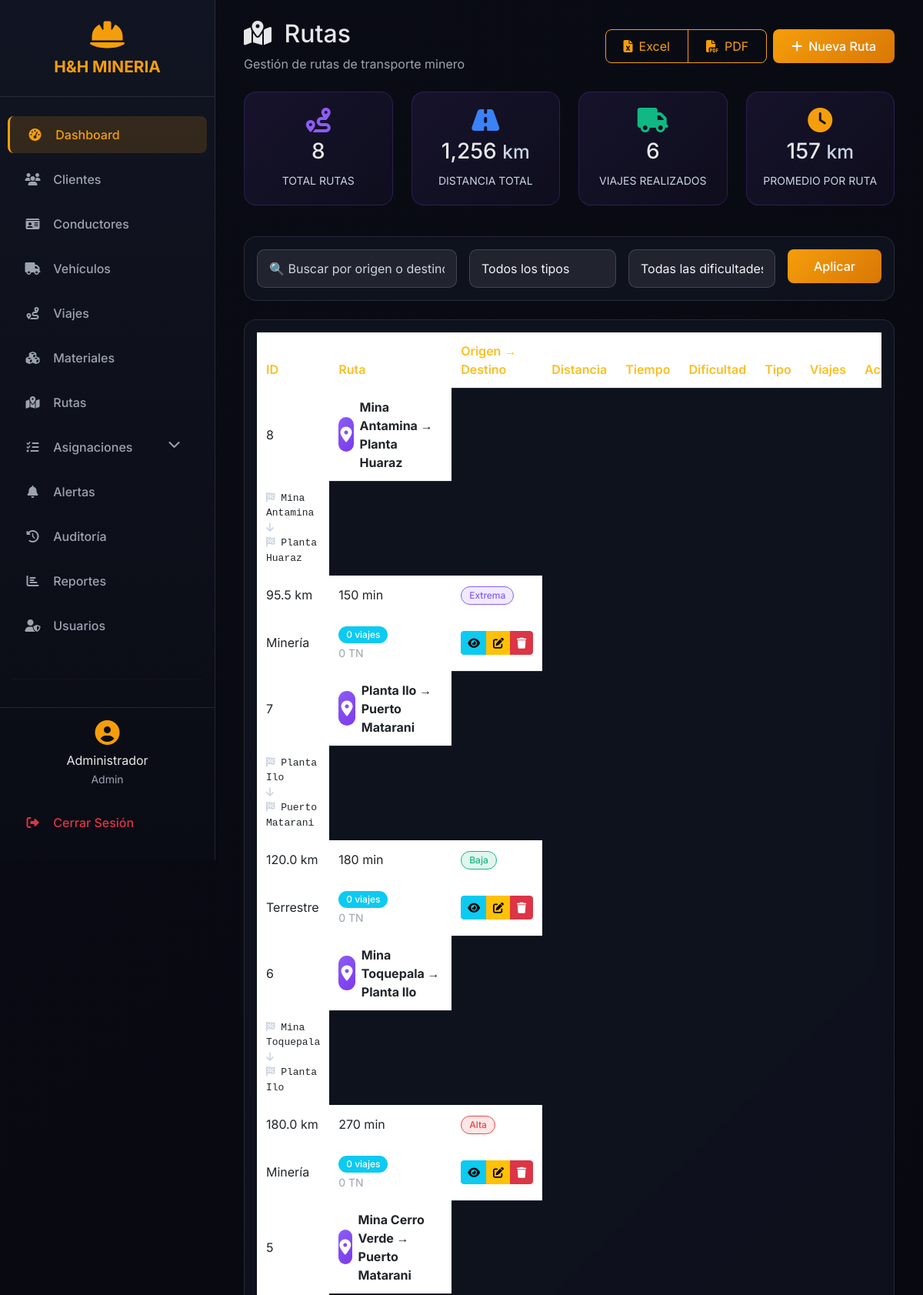
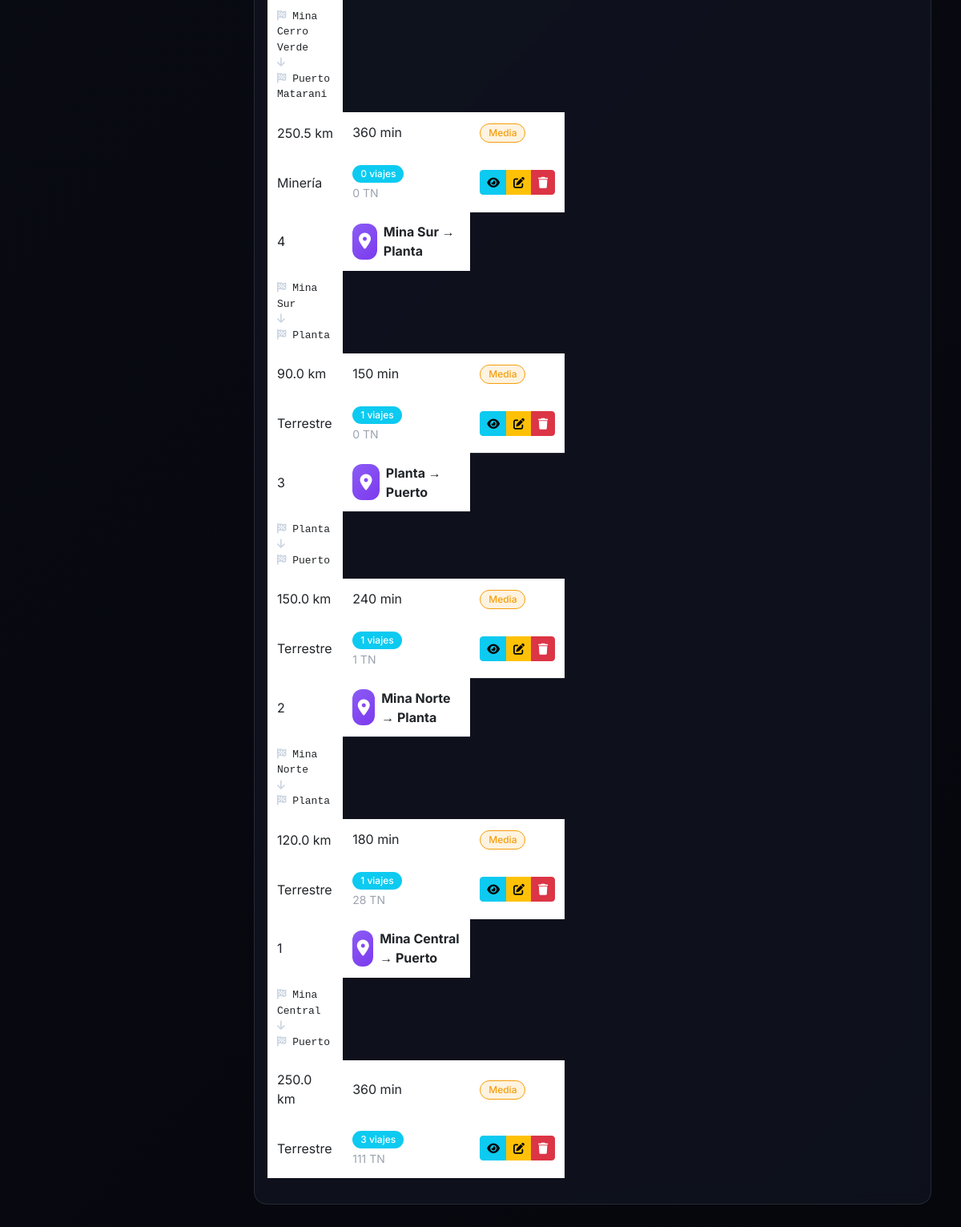
/modules/rutas/index.php (signed in), run on the app's committed database (2 pictures, top to bottom).
### tables this page shows
CREATE TABLE `rutas` (
  `id` int(11) NOT NULL,
  `origen` varchar(100) NOT NULL,
  `destino` varchar(100) NOT NULL,
  `distancia` decimal(10,2) DEFAULT NULL,
  `tiempo_estimado` int(11) DEFAULT NULL,
  `estado` tinyint(4) DEFAULT 1,
  `created_at` timestamp NOT NULL DEFAULT current_timestamp(),
  `updated_at` timestamp NOT NULL DEFAULT current_timestamp() ON UPDATE current_timestamp(),
  `tipo` varchar(50) DEFAULT 'Terrestre',
  `dificultad` enum('baja','media','alta','extrema') DEFAULT 'media',
  `peligrosidad` enum('baja','media','alta') DEFAULT 'media',
  `restriccion_peso` decimal(10,2) DEFAULT NULL,
  `restriccion_altura` decimal(5,2) DEFAULT NULL,
  `puntos_intermedios` text DEFAULT NULL,
  `coordenadas_origen` varchar(100) DEFAULT NULL,
  `coordenadas_destino` varchar(100) DEFAULT NULL,
  `condiciones` text DEFAULT NULL,
  `ultimo_mantenimiento` date DEFAULT NULL,
  `total_viajes` int(11) DEFAULT 0
);

### modules/rutas/index.php (the view, shortened to what this page needs)
<?php
$conn = getConnection();
$search = $_GET['search'] ?? '';
$query = "SELECT r.*,
          (SELECT COUNT(*) FROM viajes WHERE ruta_id = r.id) as total_viajes,
          (SELECT SUM(peso) FROM viajes WHERE ruta_id = r.id) as total_peso
          FROM rutas r WHERE r.estado = 1";
$params = [];
$query .= " ORDER BY r.id DESC";
$stmt = $conn->prepare($query);
$stmt->execute($params);
$rutas = $stmt->fetchAll(PDO::FETCH_ASSOC);
$total = count($rutas);
$distancia_total = array_sum(array_column($rutas, 'distancia'));
$viajes_totales = array_sum(array_column($rutas, 'total_viajes'));
?>
<?php include '../../includes/header.php'; ?>
<div class="container-fluid">
    <div class="d-flex justify-content-between align-items-center mb-4 flex-wrap gap-3">
        <div>
            <h2><i class="fas fa-map-marked-alt me-2"></i> Rutas</h2>
            <p class="text-muted mb-0">Gestión de rutas de transporte minero</p>
        </div>
        <div class="d-flex gap-2">
            <div class="btn-group">
                <button class="btn btn-gradient-outline" id="btnExportExcel"><i class="fas fa-file-excel me-2"></i>Excel</button>
                <button class="btn btn-gradient-outline" id="btnExportPDF"><i class="fas fa-file-pdf me-2"></i>PDF</button>
            </div>
            <button class="btn btn-gradient" data-bs-toggle="modal" data-bs-target="#modalRuta" onclick="limpiarFormulario()">
                <i class="fas fa-plus me-2"></i>Nueva Ruta
            </button>
        </div>
    </div>
    <div class="row mb-4">
        <div class="col-md-3 mb-3">
            <div class="stat-card-ruta">
                <i class="fas fa-route fa-2x mb-2" style="color: #8b5cf6;"></i>
                <h3><?php echo $total; ?></h3>
                <small>TOTAL RUTAS</small>
            </div>
        </div>
        <div class="col-md-3 mb-3">
            <div class="stat-card-ruta">
                <i class="fas fa-road fa-2x mb-2" style="color: #3b82f6;"></i>
                <h3><?php echo number_format($distancia_total, 0); ?> <small>km</small></h3>
                <small>DISTANCIA TOTAL</small>
            </div>
        </div>
        <div class="col-md-3 mb-3">
            <div class="stat-card-ruta">
                <i class="fas fa-truck fa-2x mb-2" style="color: #10b981;"></i>
                <h3><?php echo $viajes_totales; ?></h3>
                <small>VIAJES REALIZADOS</small>
            </div>
        </div>
        <div class="col-md-3 mb-3">
            <div class="stat-card-ruta">
                <i class="fas fa-clock fa-2x mb-2" style="color: #f59e0b;"></i>
                <h3><?php echo round($distancia_total / max($total, 1), 1); ?> <small>km</small></h3>
                <small>PROMEDIO POR RUTA</small>
            </div>
        </div>
    </div>
    <div class="card-glass p-3 mb-4">
        <div class="row g-3">
            <div class="col-md-4">
                <input type="text" id="searchInput" class="form-control" placeholder="🔍 Buscar por origen o destino..." value="<?php echo htmlspecialchars($search); ?>">
            </div>
            <div class="col-md-3">
                <select id="tipoFilter" class="form-select">
                    <option value="">Todos los tipos</option>
                </select>
            </div>
            <div class="col-md-3">
                <select id="dificultadFilter" class="form-select">
                    <option value="">Todas las dificultades</option>
                </select>
            </div>
            <div class="col-md-2">
                <button id="applyFiltersBtn" class="btn btn-gradient w-100">Aplicar</button>
            </div>
        </div>
    </div>
    <div class="card-glass p-3">
        <div class="table-responsive">
            <table class="table table-glass" id="tablaRutas">
                <thead>
                    <tr>
                        <th style="width: 50px">ID</th>
                        <th>Ruta</th>
                        <th>Origen → Destino</th>
                        <th>Distancia</th>
                        <th>Tiempo</th>
                        <th>Dificultad</th>
                        <th>Tipo</th>
                        <th>Viajes</th>
                        <th>Acciones</th>
                    </tr>
                </thead>
                <tbody>
                    <?php if (empty($rutas)): ?>
                        <tr><td colspan="9" class="text-center text-muted py-4">No hay rutas registradas</td></tr>
                    <?php else: ?>
                        <?php foreach ($rutas as $r): ?>
                        <tr>
                            <td><?php echo $r['id']; ?></td>
                            <td>
                                <div class="d-flex align-items-center gap-2">
                                    <div class="ruta-icon"><i class="fas fa-map-marker-alt"></i></div>
                                    <div>
                                        <strong><?php echo $r['origen']; ?> → <?php echo $r['destino']; ?></strong>
                                    </div>
                                </div>
                             </tr>
                            <td>
                                <div class="ruta-origen-destino">
                                    <i class="fas fa-flag-checkered text-muted"></i> <?php echo $r['origen']; ?><br>
                                    <i class="fas fa-arrow-down text-muted"></i><br>
                                    <i class="fas fa-flag-checkered text-muted"></i> <?php echo $r['destino']; ?>
                                </div>
                            <td><?php echo number_format($r['distancia'], 1); ?> km</td>
                            <td><?php echo $r['tiempo_estimado']; ?> min</td>
                            <td>
                                <span class="badge dificultad-<?php echo $r['dificultad']; ?>">
                                    <?php echo ucfirst($r['dificultad']); ?>
                                </span>
                            <td><span class="categoria-tag"><?php echo $r['tipo']; ?></span></td>
                            <td>
                                <span class="badge bg-info"><?php echo $r['total_viajes']; ?> viajes</span>
                                <br><small><?php echo number_format($r['total_peso'] ?? 0, 0); ?> TN</small>
                             </td>
                            <td>
                                <div class="btn-group btn-group-sm">
                                    <button class="btn btn-info" onclick="verDetalle(<?php echo $r['id']; ?>)" title="Ver detalle"><i class="fas fa-eye"></i></button>
                                    <button class="btn btn-warning" onclick="editarRuta(<?php echo $r['id']; ?>)" title="Editar"><i class="fas fa-edit"></i></button>
                                    <button class="btn btn-danger" onclick="eliminarRuta(<?php echo $r['id']; ?>, '<?php echo $r['origen']; ?> → <?php echo $r['destino']; ?>')" title="Eliminar"><i class="fas fa-trash"></i></button>
                                </div>
                             </td>
                        <?php endforeach; ?>
                    <?php endif; ?>
                </tbody>
            </table>
        </div>
    </div>
</div>
<?php include '../../includes/footer.php'; ?>

### assets/css/style.css (style rules this page uses)
:root { --primary-orange: #f59e0b; --primary-orange-dark: #d97706; --primary-orange-light: #fbbf24; --bg-dark: #0a0c15; --bg-darker: #06070d; --card-bg: rgba(18, 22, 35, 0.7); --card-bg-solid: #121623; --border-color: rgba(255, 255, 255, 0.1); --text-light: #e5e7eb; --text-gray: #9ca3af; --text-muted: #6b7280; --success: #10b981; --danger: #ef4444; --warning: #f59e0b; --info: #3b82f6; }
* { margin: 0; padding: 0; box-sizing: border-box; }
body { font-family: 'Inter', sans-serif; background: linear-gradient(135deg, var(--bg-dark) 0%, var(--bg-darker) 100%); color: var(--text-light); overflow-x: hidden; min-height: 100vh; }
.card-glass { background: var(--card-bg); backdrop-filter: blur(10px); border: 1px solid var(--border-color); border-radius: 16px; transition: all 0.3s ease; margin-bottom: 20px; }
.btn-gradient { background: linear-gradient(135deg, var(--primary-orange), var(--primary-orange-dark)); color: white; border: none; border-radius: 8px; padding: 10px 24px; transition: all 0.3s ease; font-weight: 500; }
.btn-gradient-outline { background: transparent; border: 1px solid var(--primary-orange); color: var(--primary-orange); border-radius: 8px; padding: 9px 23px; transition: all 0.3s ease; }
.table-glass { background: transparent; color: var(--text-light); }
.table-glass thead { background: rgba(255, 255, 255, 0.05); }
.table-glass thead th { border-bottom: 1px solid var(--border-color); color: var(--primary-orange-light); font-weight: 600; padding: 12px; }
.table-glass tbody tr { transition: all 0.2s ease; }
.table-glass td { border-color: var(--border-color); vertical-align: middle; padding: 12px; }
.form-control, .form-select { background: rgba(255, 255, 255, 0.05); border: 1px solid var(--border-color); color: var(--text-light); border-radius: 8px; padding: 10px 15px; }
.badge { padding: 5px 10px; border-radius: 20px; font-weight: 500; }
.card-glass, .stat-card { animation: fadeIn 0.5s ease-out; }
small, .small-text { color: #cbd5e1 !important; }
.text-muted { color: #9ca3af !important; }
.card-glass small, .card-glass .text-muted { color: #cbd5e1 !important; }
.table-glass td small { color: #9ca3af !important; }
.form-control, .form-select { background: rgba(255, 255, 255, 0.08); border: 1px solid rgba(255, 255, 255, 0.15); color: #f3f4f6 !important; border-radius: 10px; padding: 12px 15px; }
.form-control::placeholder { color: #9ca3af !important; opacity: 1; }
.form-select option { background: #1f2937; color: #f3f4f6; }
.form-control::placeholder { color: #cbd5e1 !important; opacity: 1 !important; font-weight: 400; }
.form-control::placeholder, textarea.form-control::placeholder { color: #cbd5e1 !important; opacity: 1 !important; }

### modules/rutas/index.php (style rules this page uses)
.stat-card-ruta { background: linear-gradient(135deg, rgba(139, 92, 246, 0.1), rgba(124, 58, 237, 0.05)); border: 1px solid rgba(139, 92, 246, 0.2); border-radius: 16px; padding: 20px; text-align: center; transition: all 0.3s; }
.ruta-icon { width: 45px; height: 45px; border-radius: 12px; background: linear-gradient(135deg, #8b5cf6, #7c3aed); display: flex; align-items: center; justify-content: center; color: white; font-size: 20px; }
.dificultad-baja { background: #10b98120; color: #10b981; border: 1px solid #10b981; }
.dificultad-media { background: #f59e0b20; color: #f59e0b; border: 1px solid #f59e0b; }
.dificultad-alta { background: #ef444420; color: #ef4444; border: 1px solid #ef4444; }
.dificultad-extrema { background: #8b5cf620; color: #8b5cf6; border: 1px solid #8b5cf6; }
.ruta-origen-destino { font-family: monospace; font-size: 13px; }

### data on the page
rutas: id "8", origen "Mina Antamina", destino "Planta Huaraz", distancia "95.5", tiempo_estimado "150", dificultad "Extrema", tipo "Minería", total_viajes "0", total_peso "0"
rutas: id "7", origen "Planta Ilo", destino "Puerto Matarani", distancia "120.0", tiempo_estimado "180", dificultad "Baja", tipo "Terrestre", total_viajes "0", total_peso "0"
rutas: id "6", origen "Mina Toquepala", destino "Planta Ilo", distancia "180.0", tiempo_estimado "270", dificultad "Alta", tipo "Minería", total_viajes "0", total_peso "0"
rutas: id "5", origen "Mina Cerro Verde", destino "Puerto Matarani", distancia "250.5", tiempo_estimado "360", dificultad "Media", tipo "Minería", total_viajes "0", total_peso "0"
rutas: id "4", origen "Mina Sur", destino "Planta", distancia "90.0", tiempo_estimado "150", dificultad "Media", tipo "Terrestre", total_viajes "1", total_peso "0"
rutas: id "3", origen "Planta", destino "Puerto", distancia "150.0", tiempo_estimado "240", dificultad "Media", tipo "Terrestre", total_viajes "1", total_peso "1"
rutas: id "2", origen "Mina Norte", destino "Planta", distancia "120.0", tiempo_estimado "180", dificultad "Media", tipo "Terrestre", total_viajes "1", total_peso "28"
rutas: id "1", origen "Mina Central", destino "Puerto", distancia "250.0", tiempo_estimado "360", dificultad "Media", tipo "Terrestre", total_viajes "3", total_peso "111"

### other printed values
$_SESSION['user_nombre'] "Administrador"
$_SESSION['user_rol'] "Admin"
$total "8"
$distancia_total "1,256"
$viajes_totales "6"
$distancia_total / max($total, 1) "157"
